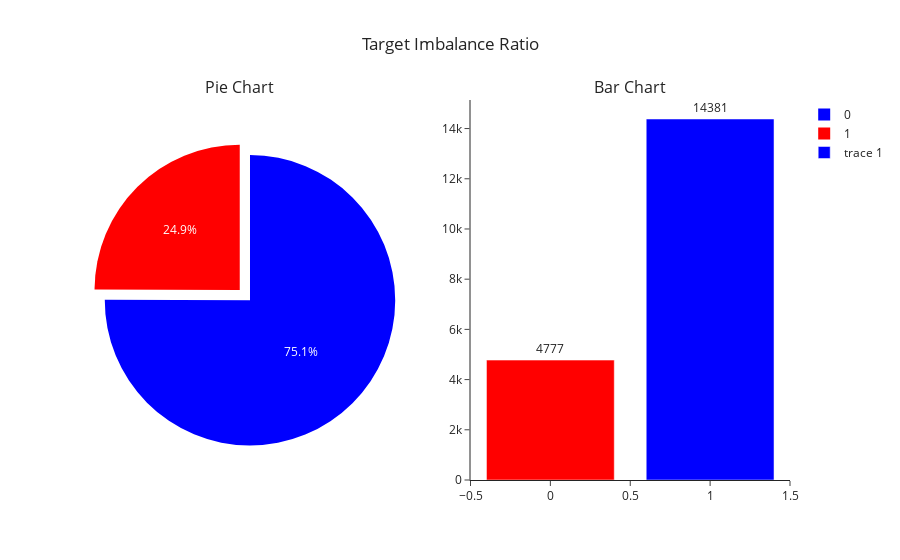

Notebook cell for this chart:
### Code cell
# Fazendo com a plotly 
fig = make_subplots(rows=1, cols=2, subplot_titles=['Pie Chart', 'Bar Chart'])

explode_values = [0.1, 0, 0, 0.1]

fig = make_subplots(rows=1, cols=2, subplot_titles=['Pie Chart', 'Bar Chart'], specs=[[{'type': 'domain'}, {'type': 'xy'}]])

fig.add_trace(go.Pie(labels = list(df['target'].value_counts().index), 
                     marker_colors = ['blue', 'red'],
                     values = tupla[0],  
                     pull=explode_values
                     
),row=1, col=1)


fig.add_trace(go.Bar(
       x = df['target'],
       y = df.groupby('target').size(), 
       marker_color = ['blue', 'red'],
       text = df.groupby('target').size(),
       textposition='outside'
       
),row=1, col=2)

fig.update_layout(title_text='Target Imbalance Ratio', title_x=0.5, template='simple_white')

fig.show()

### Figure 1 — Plotly figure (JSON) as saved in the notebook; plotly's stock layout.template omitted (floating-point values rounded to 4 significant figures; data arrays with more than 128 entries replaced by an {"elided": "..."} marker saying what was removed)
{"data": [{"domain": {"x": [0, 0.45], "y": [0, 1]}, "labels": [0, 1], "marker": {"colors": ["blue", "red"]}, "pull": [0.1, 0, 0, 0.1], "type": "pie", "values": [75.07, 24.93]}, {"marker": {"color": ["blue", "red"]}, "text": [14381, 4777], "textposition": "outside", "type": "bar", "x": {"elided": "19158 int values"}, "xaxis": "x", "y": [14381, 4777], "yaxis": "y"}], "layout": {"annotations": [{"font": {"size": 16}, "showarrow": false, "text": "Pie Chart", "x": 0.225, "xanchor": "center", "xref": "paper", "y": 1, "yanchor": "bottom", "yref": "paper"}, {"font": {"size": 16}, "showarrow": false, "text": "Bar Chart", "x": 0.775, "xanchor": "center", "xref": "paper", "y": 1, "yanchor": "bottom", "yref": "paper"}], "title": {"text": "Target Imbalance Ratio", "x": 0.5}, "xaxis": {"anchor": "y", "domain": [0.55, 1]}, "yaxis": {"anchor": "x", "domain": [0, 1]}}}
